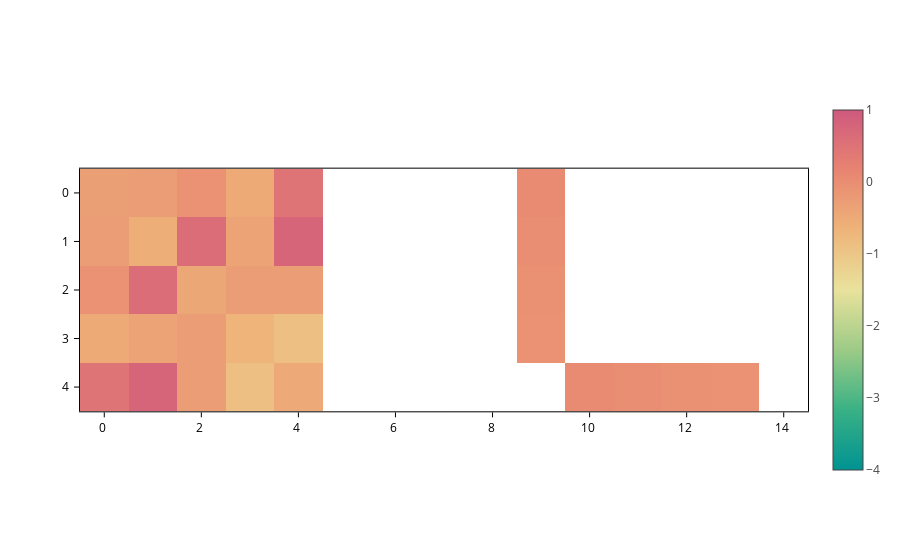

This figure's notebook cell:
### Markdown cell above
And to set the range of the scale from `-4` to `1`:

### Code cell
plot.update_inputs(crange=(-4, 1))

### Figure 1 — Plotly figure (JSON) as saved in the notebook; plotly's stock layout.template omitted (floating-point values rounded to 4 significant figures)
{"data": [{"coloraxis": "coloraxis", "meta": {}, "opacity": 1, "type": "heatmap", "z": [[-0.2951, -0.2725, -0.07175, -0.4943, 0.4849, NaN, NaN, NaN, NaN, 0.03932, NaN, NaN, NaN, NaN, NaN], [-0.2725, -0.5563, 0.6192, -0.3688, 0.7636, NaN, NaN, NaN, NaN, 0.003369, NaN, NaN, NaN, NaN, NaN], [-0.07175, 0.6192, -0.4405, -0.2607, -0.2865, NaN, NaN, NaN, NaN, -0.05946, NaN, NaN, NaN, NaN, NaN], [-0.4943, -0.3688, -0.2607, -0.6635, -0.8746, NaN, NaN, NaN, NaN, -0.0767, NaN, NaN, NaN, NaN, NaN], [0.4849, 0.7636, -0.2865, -0.8746, -0.4729, NaN, NaN, NaN, NaN, NaN, 0.03932, 0.003369, -0.05946, -0.0767, NaN]], "zsmooth": false}], "layout": {"coloraxis": {"cmax": 1, "cmid": 0.5, "cmin": -4, "colorscale": [[0.0, "rgb(0, 147, 146)"], [0.1667, "rgb(57, 177, 133)"], [0.3333, "rgb(156, 203, 134)"], [0.5, "rgb(233, 226, 156)"], [0.6667, "rgb(238, 180, 121)"], [0.8333, "rgb(232, 132, 113)"], [1.0, "rgb(207, 89, 126)"]], "showscale": true}, "scene": {"aspectmode": "data", "xaxis": {"range": [-0.5, 14.5]}, "yaxis": {"range": [4.5, -0.5]}}, "xaxis": {"constrain": "domain", "range": [-0.5, 14.5], "scaleanchor": "y", "scaleratio": 1}, "yaxis": {"constrain": "domain", "range": [4.5, -0.5]}}}
